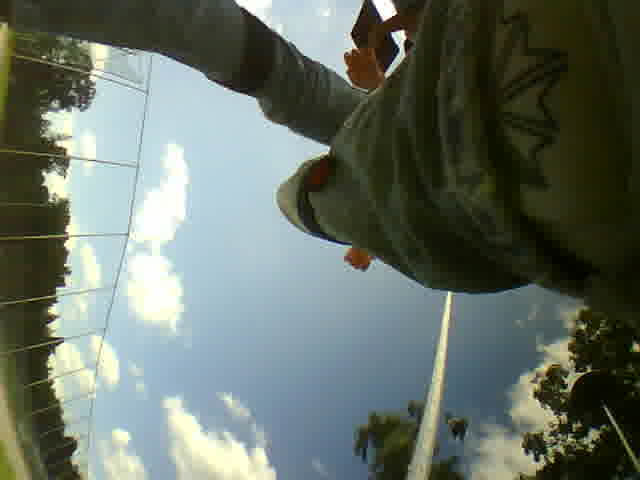
#> input picture examples/wearMAI_data_testing/28_06/101.jpg, 640 x 480 px, given in place of 1774_r.jpg, which was not available
$ jupyter execute initial_testing.ipynb   (shell and % lines are left out)   (text cells are left out)
#> lines starting #> are read from the running program, lines starting #| are printed output that depends on the picture; after the words box and inside, x2 and y2 are one past the last pixel; in counts of white or black regions, pixels touching at a corner belong together; pictures that were not available may be replaced by others from this repository, and a replacement may not be noted
[cell 1]
#Run pickle conversation given in SPIN collab notebook

[cell 2]
#Run demo

[cell 3]
# Visualize data
from IPython.display import Image, display
display(Image('examples/im1010.jpg'))
display(Image('examples/im1010_shape.png'))
display(Image('examples/im1010_shape_side.png'))

[cell 4]
#Testing without the use of openpose

[cell 5]
#Visualize data
from IPython.display import Image, display
display(Image('examples/im1010_shape.png'))
display(Image('examples/im1010_shape_side.png'))

[cell 6]
#Testing on similar image found online (centered but not cropped)

[cell 7]
#Visualize data
from IPython.display import Image, display
display(Image('examples/ronaldo_shape.png'))
display(Image('examples/ronaldo_shape_side.png'))

[cell 8]
#Testing on provided images 28_06

[cell 9]
#Visualize data
from IPython.display import Image, display
display(Image('examples/wearMAI_data_testing/28_06/6_shape.png'))
display(Image('examples/wearMAI_data_testing/28_06/101_shape.png'))
display(Image('examples/wearMAI_data_testing/28_06/139_shape.png'))
display(Image('examples/wearMAI_data_testing/28_06/2359_shape.png'))

[cell 10]
#Testing on provided images COCO

[cell 11]
#Visualize data
from IPython.display import Image, display
display(Image('examples/wearMAI_data_testing/coco/12854_l_shape.png'))
display(Image('examples/wearMAI_data_testing/coco/12854_r_shape.png'))
display(Image('examples/wearMAI_data_testing/coco/14529_l_shape.png'))
display(Image('examples/wearMAI_data_testing/coco/14528_r_shape.png'))

[cell 12]
import cv2
import matplotlib.pyplot as plt

image_path = "/home/simon/Desktop/wearMAI_data/coco/images/train2017/1774_r.jpg"
annotation = {"id": 273, "image_id": 273, "category_id": 1, "segmentation": [], "area": 132057.76739999998,
              "bbox": [86.99, 96.86, 540.91, 244.14], "iscrowd": 0,
              "keypoints": [351.2, 217.8, 2, 532.4, 167.5, 2, 415.54, 166.6, 2, 0, 0, 0, 627.9, 341.0, 2, 623.49, 158.3, 2, 311.06, 147.6, 2, 348.5, 239.5, 2, 0, 0, 0, 0, 0, 0, 0, 0, 0, 0, 0, 0, 305.79, 183.48, 2, 0, 0, 0, 0, 0, 0, 88.08, 135.26, 2, 467.7, 324.2, 2, 86.99, 96.86, 2, 0, 0, 0], "num_keypoints": 11}
image = cv2.imread(image_path)
#> image is the input picture: shape (480, 640, 3); mean B, G, R 102.5, 112.5, 102.8
keypoints = annotation["keypoints"]

for i in range(0, len(keypoints), 3):
    x = keypoints[i]
    y = keypoints[i + 1]
    v = keypoints[i + 2]

    if x > 0 and y > 0 and v > 0:
        cv2.circle(image, (int(x), int(y)), 5, (0, 0, 255), -1)  # Red circle
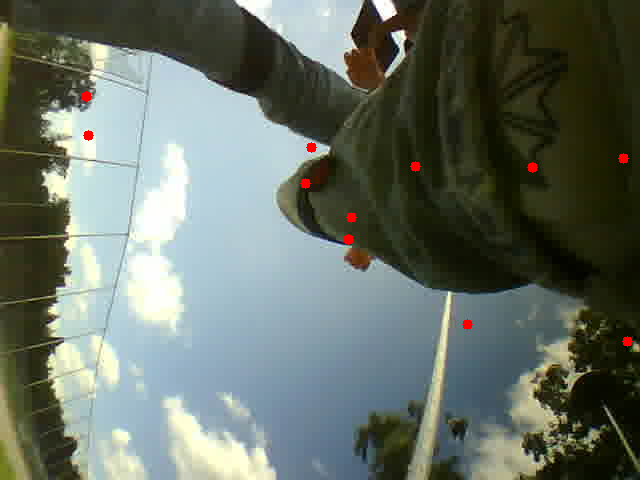
#> image: shape (480, 640, 3); 0.29% of pixels changed, all inside (x1, y1, x2, y2) = (81, 91, 633, 347)

# Display the image with keypoints using Matplotlib
plt.figure(figsize=(10, 6))
#> (this line was passed over: IPython is not available in this run)
plt.imshow(cv2.cvtColor(image, cv2.COLOR_BGR2RGB))
#> (this line was passed over: IPython is not available in this run)
plt.axis("off")
#> (this line was passed over: IPython is not available in this run)
plt.show()

[cell 13]
image_path = "/home/simon/Desktop/wearMAI_data/coco/images/train2017/11774_l.jpg"
annotation = {"id": 5374, "image_id": 5374, "category_id": 1, "segmentation": [], "area": 48002.24, "bbox": [186.6, 203.66, 286.0, 167.84], "iscrowd": 0, "keypoints": [472.6, 231.4, 2, 332.21, 334.63, 2, 0, 0, 0, 0, 0, 0, 0, 0, 0, 0, 0, 0, 367.0, 292.7, 2, 463.77, 203.66, 2, 0, 0, 0, 333.39, 219.59, 2, 0, 0, 0, 0, 0, 0, 357.58, 257.34, 2, 315.69, 221.95, 2, 0, 0, 0, 200.2, 242.5, 2, 268.49, 230.8, 2, 186.6, 371.5, 2, 0, 0, 0], "num_keypoints": 10}
image = cv2.imread(image_path)
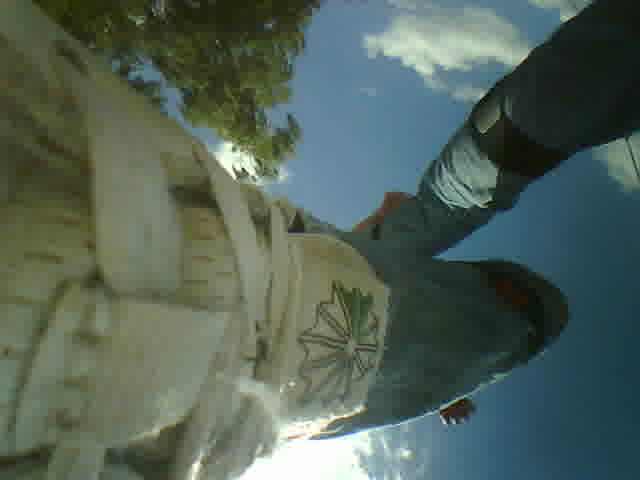
#> input picture examples/wearMAI_data_testing/28_06/139.jpg, 640 x 480 px, given in place of 11774_l.jpg, which was not available
#> image is the input picture: shape (480, 640, 3); mean B, G, R 88.4, 98.5, 82.9
keypoints = annotation["keypoints"]

for i in range(0, len(keypoints), 3):
    x = keypoints[i]
    y = keypoints[i + 1]
    v = keypoints[i + 2]

    if x > 0 and y > 0 and v > 0:
        cv2.circle(image, (int(x), int(y)), 5, (0, 0, 255), -1)  # Red circle
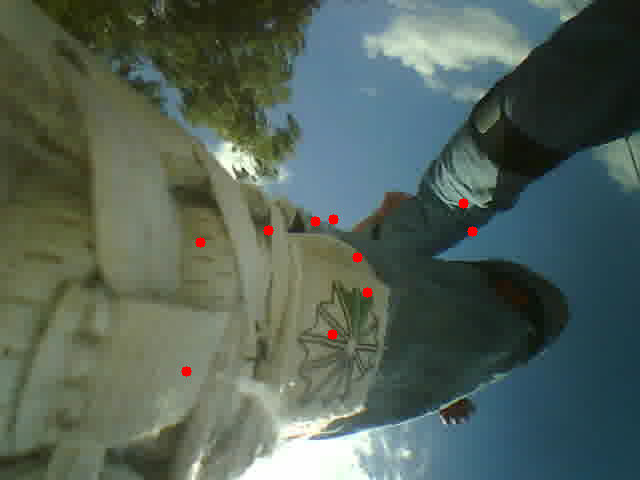
#> image: shape (480, 640, 3); 0.26% of pixels changed, all inside (x1, y1, x2, y2) = (181, 198, 478, 377)

# Display the image with keypoints using Matplotlib
plt.figure(figsize=(10, 6))
#> (this line was passed over: IPython is not available in this run)
plt.imshow(cv2.cvtColor(image, cv2.COLOR_BGR2RGB))
#> (this line was passed over: IPython is not available in this run)
plt.axis("off")
#> (this line was passed over: IPython is not available in this run)
plt.show()
